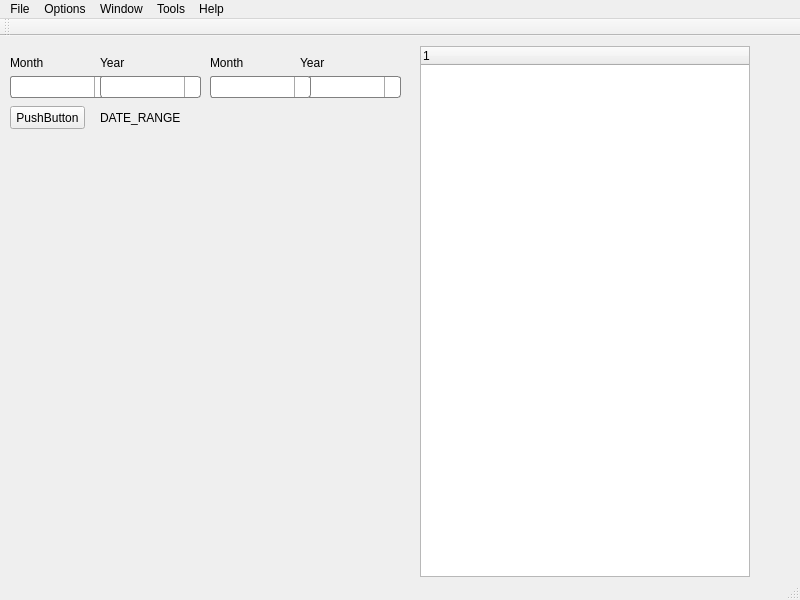
<?xml version="1.0" encoding="UTF-8"?>
<ui version="4.0">
 <class>MainWindow</class>
 <widget class="QMainWindow" name="MainWindow">
  <property name="geometry">
   <rect>
    <x>0</x>
    <y>0</y>
    <width>800</width>
    <height>600</height>
   </rect>
  </property>
  <property name="windowTitle">
   <string>MainWindow</string>
  </property>
  <property name="styleSheet">
   <string notr="true">
QComboBox {
    border: 1px solid gray;
    border-radius: 3px;
    padding: 1px 18px 1px 3px;
   
}

QComboBox:editable {
    background: white;
}

QComboBox:!editable, QComboBox::drop-down:editable {
     background: white
}

/* QComboBox gets the &quot;on&quot; state when the popup is open */
QComboBox:!editable:on, QComboBox::drop-down:editable:on {
    background: qlineargradient(x1: 0, y1: 0, x2: 0, y2: 1,
                                stop: 0 #D3D3D3, stop: 0.4 #D8D8D8,
                                stop: 0.5 #DDDDDD, stop: 1.0 #E1E1E1);
}

QComboBox:on { /* shift the text when the popup opens */
    padding-top: 3px;
    padding-left: 4px;
}

QComboBox::drop-down {
    subcontrol-origin: padding;
    subcontrol-position: top right;
    width: 15px;

    border-left-width: 1px;
    border-left-color: darkgray;
    border-left-style: solid; /* just a single line */
    border-top-right-radius: 3px; /* same radius as the QComboBox */
    border-bottom-right-radius: 3px;
}

QComboBox::down-arrow {
    image: url(:/myFiles/down-arrow-circle-hi.png);
}

QComboBox::down-arrow:on { /* shift the arrow when popup is open */
    top: 1px;
    left: 1px;
}</string>
  </property>
  <widget class="QWidget" name="centralWidget">
   <widget class="QComboBox" name="comboBox">
    <property name="geometry">
     <rect>
      <x>10</x>
      <y>40</y>
      <width>101</width>
      <height>22</height>
     </rect>
    </property>
    <property name="styleSheet">
     <string notr="true"/>
    </property>
   </widget>
   <widget class="QComboBox" name="comboBox_2">
    <property name="geometry">
     <rect>
      <x>100</x>
      <y>40</y>
      <width>101</width>
      <height>22</height>
     </rect>
    </property>
    <property name="styleSheet">
     <string notr="true"/>
    </property>
   </widget>
   <widget class="QLabel" name="label">
    <property name="geometry">
     <rect>
      <x>10</x>
      <y>20</y>
      <width>47</width>
      <height>13</height>
     </rect>
    </property>
    <property name="text">
     <string>Month</string>
    </property>
   </widget>
   <widget class="QLabel" name="label_2">
    <property name="geometry">
     <rect>
      <x>100</x>
      <y>20</y>
      <width>47</width>
      <height>13</height>
     </rect>
    </property>
    <property name="text">
     <string>Year</string>
    </property>
   </widget>
   <widget class="QLabel" name="label_3">
    <property name="geometry">
     <rect>
      <x>210</x>
      <y>20</y>
      <width>47</width>
      <height>13</height>
     </rect>
    </property>
    <property name="text">
     <string>Month</string>
    </property>
   </widget>
   <widget class="QLabel" name="label_4">
    <property name="geometry">
     <rect>
      <x>300</x>
      <y>20</y>
      <width>47</width>
      <height>13</height>
     </rect>
    </property>
    <property name="text">
     <string>Year</string>
    </property>
   </widget>
   <widget class="QComboBox" name="comboBox_4">
    <property name="geometry">
     <rect>
      <x>300</x>
      <y>40</y>
      <width>101</width>
      <height>22</height>
     </rect>
    </property>
    <property name="styleSheet">
     <string notr="true"/>
    </property>
   </widget>
   <widget class="QComboBox" name="comboBox_3">
    <property name="geometry">
     <rect>
      <x>210</x>
      <y>40</y>
      <width>101</width>
      <height>22</height>
     </rect>
    </property>
    <property name="styleSheet">
     <string notr="true"/>
    </property>
   </widget>
   <widget class="QPushButton" name="pushButton">
    <property name="geometry">
     <rect>
      <x>10</x>
      <y>70</y>
      <width>75</width>
      <height>23</height>
     </rect>
    </property>
    <property name="text">
     <string>PushButton</string>
    </property>
   </widget>
   <widget class="QLabel" name="lblDateRange">
    <property name="geometry">
     <rect>
      <x>100</x>
      <y>70</y>
      <width>301</width>
      <height>23</height>
     </rect>
    </property>
    <property name="text">
     <string>DATE_RANGE</string>
    </property>
   </widget>
   <widget class="QTreeWidget" name="treeWidget">
    <property name="geometry">
     <rect>
      <x>420</x>
      <y>10</y>
      <width>330</width>
      <height>531</height>
     </rect>
    </property>
    <property name="styleSheet">
     <string notr="true">QTreeView {
    show-decoration-selected: 2;
}

QTreeView::item {
     border: 1px solid #d9d9d9;
    border-top-color: transparent;
    border-bottom-color: transparent;
}

QTreeView::item:hover {
    background: qlineargradient(x1: 0, y1: 0, x2: 0, y2: 1, stop: 0 #e7effd, stop: 1 #cbdaf1);
    border: 1px solid #bfcde4;
}

QTreeView::item:selected {
    border: 1px solid #567dbc;
}

QTreeView::item:selected:active{
    background: qlineargradient(x1: 0, y1: 0, x2: 0, y2: 1, stop: 0 #6ea1f1, stop: 1 #567dbc);
}

QTreeView::item:selected:!active {
    background: qlineargradient(x1: 0, y1: 0, x2: 0, y2: 1, stop: 0 #6b9be8, stop: 1 #577fbf);
}

QTreeView::branch:has-children:!has-siblings:closed,
QTreeView::branch:closed:has-children:has-siblings {
        border-image: none;
    image: url(:/myFiles/black-plus-sign.png);
}

QTreeView::branch:open:has-children:!has-siblings,
QTreeView::branch:open:has-children:has-siblings  {
        border-image: none;
        image: url(:/myFiles/minus_sign_u2212_icon_256x256.png);
}
</string>
    </property>
    <column>
     <property name="text">
      <string notr="true">1</string>
     </property>
    </column>
   </widget>
  </widget>
  <widget class="QMenuBar" name="menuBar">
   <property name="geometry">
    <rect>
     <x>0</x>
     <y>0</y>
     <width>800</width>
     <height>21</height>
    </rect>
   </property>
   <widget class="QMenu" name="menuFIle">
    <property name="title">
     <string>File</string>
    </property>
    <addaction name="actionOpen"/>
    <addaction name="actionSave"/>
    <addaction name="actionSave_as"/>
   </widget>
   <widget class="QMenu" name="menuOptions">
    <property name="title">
     <string>Options</string>
    </property>
    <addaction name="actionPreferences"/>
   </widget>
   <widget class="QMenu" name="menuWindow">
    <property name="title">
     <string>Window</string>
    </property>
    <addaction name="actionView"/>
   </widget>
   <widget class="QMenu" name="menuTools">
    <property name="title">
     <string>Tools</string>
    </property>
   </widget>
   <widget class="QMenu" name="menuHelp">
    <property name="title">
     <string>Help</string>
    </property>
    <addaction name="separator"/>
    <addaction name="actionContents"/>
    <addaction name="actionIndex"/>
    <addaction name="separator"/>
    <addaction name="actionReport_Bug"/>
   </widget>
   <addaction name="menuFIle"/>
   <addaction name="menuOptions"/>
   <addaction name="menuWindow"/>
   <addaction name="menuTools"/>
   <addaction name="menuHelp"/>
  </widget>
  <widget class="QToolBar" name="mainToolBar">
   <attribute name="toolBarArea">
    <enum>TopToolBarArea</enum>
   </attribute>
   <attribute name="toolBarBreak">
    <bool>false</bool>
   </attribute>
  </widget>
  <widget class="QStatusBar" name="statusBar"/>
  <action name="actionOpen">
   <property name="text">
    <string>Open</string>
   </property>
  </action>
  <action name="actionSave">
   <property name="text">
    <string>Save</string>
   </property>
  </action>
  <action name="actionSave_as">
   <property name="text">
    <string>Save as...</string>
   </property>
  </action>
  <action name="actionPreferences">
   <property name="text">
    <string>Preferences</string>
   </property>
  </action>
  <action name="actionView">
   <property name="text">
    <string>View</string>
   </property>
  </action>
  <action name="actionContents">
   <property name="text">
    <string>Contents</string>
   </property>
  </action>
  <action name="actionIndex">
   <property name="text">
    <string>Index</string>
   </property>
  </action>
  <action name="actionReport_BUg">
   <property name="text">
    <string>Report BUg</string>
   </property>
  </action>
  <action name="actionReport_Bug">
   <property name="text">
    <string>Report Bug</string>
   </property>
  </action>
 </widget>
 <layoutdefault spacing="6" margin="11"/>
 <resources/>
 <connections/>
</ui>
